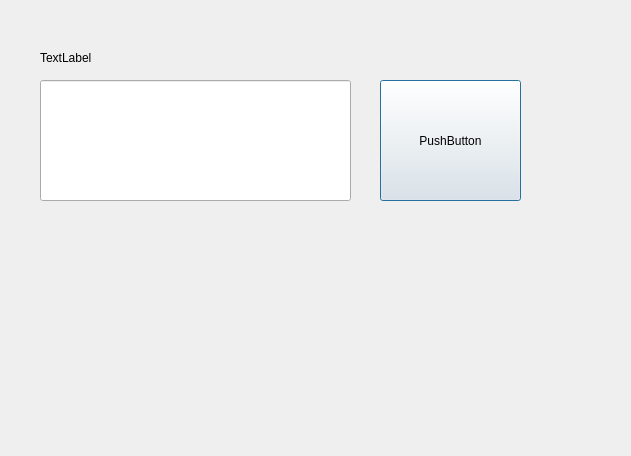
<?xml version="1.0" encoding="UTF-8"?>
<ui version="4.0">
 <class>Dialog</class>
 <widget class="QDialog" name="Dialog">
  <property name="geometry">
   <rect>
    <x>0</x>
    <y>0</y>
    <width>631</width>
    <height>456</height>
   </rect>
  </property>
  <property name="windowTitle">
   <string>Dialog</string>
  </property>
  <widget class="QPushButton" name="pushButton">
   <property name="geometry">
    <rect>
     <x>380</x>
     <y>80</y>
     <width>141</width>
     <height>121</height>
    </rect>
   </property>
   <property name="text">
    <string>PushButton</string>
   </property>
  </widget>
  <widget class="QLineEdit" name="lineEdit">
   <property name="geometry">
    <rect>
     <x>40</x>
     <y>80</y>
     <width>311</width>
     <height>121</height>
    </rect>
   </property>
  </widget>
  <widget class="QLabel" name="label">
   <property name="geometry">
    <rect>
     <x>40</x>
     <y>50</y>
     <width>64</width>
     <height>15</height>
    </rect>
   </property>
   <property name="text">
    <string>TextLabel</string>
   </property>
  </widget>
 </widget>
 <resources/>
 <connections/>
</ui>
